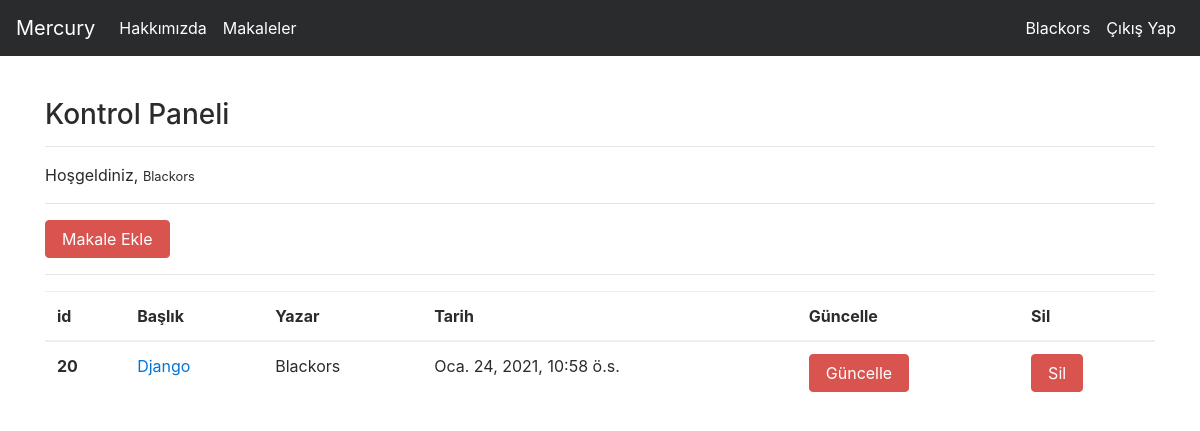
Screenshot of /articles/dashboard/ (signed in) with the database file from the repository.
### article/models.py (models this page shows, shortened)
class Article(models.Model):
    author = models.ForeignKey("auth.User",on_delete = models.CASCADE,verbose_name="Yazar")
    title = models.CharField(max_length=50,verbose_name="Başlık")
    content = RichTextField()
    created_date = models.DateTimeField(auto_now_add=True,verbose_name="Oluşturulma Tarihi")
    article_image = models.FileField(blank = True,null = True,verbose_name="Makaleye Fotoğraf Ekleyin")
    class Meta:
        ordering = ['-created_date']

### article/views.py (the view)
# urls.py: path('dashboard/',views.dashboard,name = "dashboard"),
@login_required(login_url= "user:login")
def dashboard(request):
    articles = Article.objects.filter(author = request.user)
    context = {
        "articles":articles
    }
    return render(request,"dashboard.html",context)

### templates/dashboard.html
{% extends "layout.html" %}
{% block body %}
<h3>Kontrol Paneli</h3>
<hr>
<p>
    Hoşgeldiniz, <small>{{request.user.username}}</small>
</p>
<hr>
<a class="btn btn-danger" href="{% url 'article:addarticle' %}">Makale Ekle</a>
<hr>
{% if articles %}
<table class="table">
    <thead>
      <tr>
        <th scope="col">id</th>
        <th scope="col">Başlık</th>
        <th scope="col">Yazar</th>
        <th scope="col">Tarih</th>
        <th scope="col">Güncelle</th>
        <th scope="col">Sil</th>
      </tr>
    </thead>
    <tbody>
        {% for article in articles %}
        <tr>
            <th scope="row">{{article.id}}</th>
            <td><a href="{% url 'article:detail' article.id %}">{{article.title}}</a></td>
            <td>{{article.author.username}}</td>
            <td>{{article.created_date}}</td>
            <td><a href="{% url 'article:update' article.id %}" class="btn btn-danger">Güncelle</a></td>
            <td><a href="{% url 'article:delete' article.id %}" class="btn btn-danger">Sil</a></td>
          </tr>
        {% endfor %}
    </tbody>
  </table>
{% else %}
<div class="alert alert-danger">
    Henüz bir makaleniz bulunmuyor
</div>
{% endif %}
{% endblock body %}

### templates/includes/navbar.html (shortened to what this page needs)
  <nav class="navbar navbar-toggleable-md navbar-inverse fixed-top bg-inverse">
      <a class="navbar-brand" href="{% url 'index' %}">Mercury</a>
      <div class="collapse navbar-collapse" id="navbarsExample03">
        <ul class="navbar-nav mr-auto">
          <li class="nav-item active">
            <a class="nav-link" href="{% url 'about' %}">Hakkımızda</a>
          </li>
          <li class="nav-item active">
            <a class="nav-link" href="{% url 'article:articles' %}">Makaleler</a>
          </li>
        </ul>
        <ul class="navbar-nav ml-auto">
          {% if request.user.is_authenticated %}
          <li class="nav-item active">
            <a class="nav-link" href="{% url 'article:dashboard' %}">{{request.user.username}}</a>
          </li>
          <li class="nav-item active">
            <a class="nav-link" href="{% url 'user:logout' %}">Çıkış Yap</a>
          </li>
          {% endif %}
        </ul>
      </div>
    </nav>

### rows the page displays
Article: id "20", title "Django", author.username "Blackors", created_date "Oca. 24, 2021, 10:58 ö.s."

### other values shown
{{ request.user.username }} "Blackors"
